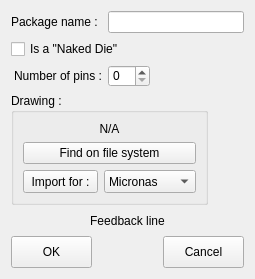
<?xml version="1.0" encoding="UTF-8"?>
<ui version="4.0">
 <class>NewMasksetWizard</class>
 <widget class="QDialog" name="NewMasksetWizard">
  <property name="geometry">
   <rect>
    <x>0</x>
    <y>0</y>
    <width>255</width>
    <height>279</height>
   </rect>
  </property>
  <property name="sizePolicy">
   <sizepolicy hsizetype="Preferred" vsizetype="Fixed">
    <horstretch>0</horstretch>
    <verstretch>0</verstretch>
   </sizepolicy>
  </property>
  <property name="minimumSize">
   <size>
    <width>244</width>
    <height>279</height>
   </size>
  </property>
  <property name="maximumSize">
   <size>
    <width>16777215</width>
    <height>279</height>
   </size>
  </property>
  <property name="windowTitle">
   <string>Dialog</string>
  </property>
  <layout class="QGridLayout" name="gridLayout_2">
   <item row="1" column="0">
    <layout class="QVBoxLayout" name="verticalLayout_2">
     <item>
      <layout class="QHBoxLayout" name="nameLayout">
       <item>
        <widget class="QLabel" name="NewMasksetLabel">
         <property name="minimumSize">
          <size>
           <width>91</width>
           <height>22</height>
          </size>
         </property>
         <property name="maximumSize">
          <size>
           <width>91</width>
           <height>22</height>
          </size>
         </property>
         <property name="text">
          <string>Package name :</string>
         </property>
        </widget>
       </item>
       <item>
        <widget class="QLineEdit" name="packageName">
         <property name="sizePolicy">
          <sizepolicy hsizetype="Preferred" vsizetype="Maximum">
           <horstretch>0</horstretch>
           <verstretch>0</verstretch>
          </sizepolicy>
         </property>
         <property name="minimumSize">
          <size>
           <width>125</width>
           <height>22</height>
          </size>
         </property>
         <property name="maximumSize">
          <size>
           <width>16777215</width>
           <height>22</height>
          </size>
         </property>
         <property name="text">
          <string/>
         </property>
        </widget>
       </item>
      </layout>
     </item>
     <item>
      <layout class="QHBoxLayout" name="horizontalLayout">
       <item>
        <widget class="QCheckBox" name="isNakedDie">
         <property name="text">
          <string>Is a &quot;Naked Die&quot;</string>
         </property>
        </widget>
       </item>
      </layout>
     </item>
     <item>
      <layout class="QHBoxLayout" name="leadsLayout">
       <item>
        <widget class="QLabel" name="label">
         <property name="sizePolicy">
          <sizepolicy hsizetype="Preferred" vsizetype="Preferred">
           <horstretch>0</horstretch>
           <verstretch>0</verstretch>
          </sizepolicy>
         </property>
         <property name="minimumSize">
          <size>
           <width>91</width>
           <height>22</height>
          </size>
         </property>
         <property name="maximumSize">
          <size>
           <width>91</width>
           <height>22</height>
          </size>
         </property>
         <property name="text">
          <string>Number of pins :</string>
         </property>
         <property name="alignment">
          <set>Qt::AlignRight|Qt::AlignTrailing|Qt::AlignVCenter</set>
         </property>
        </widget>
       </item>
       <item>
        <widget class="QSpinBox" name="leads">
         <property name="minimumSize">
          <size>
           <width>42</width>
           <height>22</height>
          </size>
         </property>
         <property name="maximumSize">
          <size>
           <width>42</width>
           <height>22</height>
          </size>
         </property>
        </widget>
       </item>
       <item>
        <spacer name="horizontalSpacer_2">
         <property name="orientation">
          <enum>Qt::Horizontal</enum>
         </property>
         <property name="sizeHint" stdset="0">
          <size>
           <width>40</width>
           <height>20</height>
          </size>
         </property>
        </spacer>
       </item>
      </layout>
     </item>
     <item>
      <layout class="QHBoxLayout" name="DrawingLayout">
       <item>
        <widget class="QGroupBox" name="drawingGroup">
         <property name="title">
          <string>Drawing :</string>
         </property>
         <layout class="QGridLayout" name="gridLayout">
          <item row="0" column="0">
           <layout class="QVBoxLayout" name="verticalLayout">
            <item>
             <widget class="QLabel" name="drawingLabel">
              <property name="text">
               <string>N/A</string>
              </property>
              <property name="alignment">
               <set>Qt::AlignCenter</set>
              </property>
             </widget>
            </item>
            <item>
             <widget class="QPushButton" name="findOnFilesystem">
              <property name="text">
               <string>Find on file system</string>
              </property>
              <property name="autoDefault">
               <bool>false</bool>
              </property>
             </widget>
            </item>
            <item>
             <layout class="QHBoxLayout" name="importLayout">
              <item>
               <widget class="QPushButton" name="doImport">
                <property name="sizePolicy">
                 <sizepolicy hsizetype="Fixed" vsizetype="Fixed">
                  <horstretch>0</horstretch>
                  <verstretch>0</verstretch>
                 </sizepolicy>
                </property>
                <property name="minimumSize">
                 <size>
                  <width>75</width>
                  <height>23</height>
                 </size>
                </property>
                <property name="maximumSize">
                 <size>
                  <width>75</width>
                  <height>23</height>
                 </size>
                </property>
                <property name="text">
                 <string>Import for :</string>
                </property>
                <property name="autoDefault">
                 <bool>false</bool>
                </property>
               </widget>
              </item>
              <item>
               <widget class="QComboBox" name="importFor">
                <property name="minimumSize">
                 <size>
                  <width>82</width>
                  <height>23</height>
                 </size>
                </property>
                <property name="maximumSize">
                 <size>
                  <width>16777215</width>
                  <height>23</height>
                 </size>
                </property>
                <item>
                 <property name="text">
                  <string>Micronas</string>
                 </property>
                </item>
                <item>
                 <property name="text">
                  <string>Invensense</string>
                 </property>
                </item>
                <item>
                 <property name="text">
                  <string>Asama</string>
                 </property>
                </item>
                <item>
                 <property name="text">
                  <string>IC-Sense</string>
                 </property>
                </item>
                <item>
                 <property name="text">
                  <string>...</string>
                 </property>
                </item>
               </widget>
              </item>
             </layout>
            </item>
           </layout>
          </item>
         </layout>
        </widget>
       </item>
       <item>
        <spacer name="horizontalSpacer_4">
         <property name="orientation">
          <enum>Qt::Horizontal</enum>
         </property>
         <property name="sizeHint" stdset="0">
          <size>
           <width>1</width>
           <height>20</height>
          </size>
         </property>
        </spacer>
       </item>
      </layout>
     </item>
     <item>
      <widget class="QLabel" name="feedback">
       <property name="text">
        <string>Feedback line</string>
       </property>
       <property name="alignment">
        <set>Qt::AlignCenter</set>
       </property>
      </widget>
     </item>
     <item>
      <layout class="QHBoxLayout" name="buttonLayout">
       <item>
        <widget class="QPushButton" name="OKButton">
         <property name="minimumSize">
          <size>
           <width>81</width>
           <height>32</height>
          </size>
         </property>
         <property name="maximumSize">
          <size>
           <width>81</width>
           <height>32</height>
          </size>
         </property>
         <property name="text">
          <string>OK</string>
         </property>
         <property name="autoDefault">
          <bool>false</bool>
         </property>
        </widget>
       </item>
       <item>
        <spacer name="horizontalSpacer">
         <property name="orientation">
          <enum>Qt::Horizontal</enum>
         </property>
         <property name="sizeHint" stdset="0">
          <size>
           <width>40</width>
           <height>20</height>
          </size>
         </property>
        </spacer>
       </item>
       <item>
        <widget class="QPushButton" name="CancelButton">
         <property name="minimumSize">
          <size>
           <width>81</width>
           <height>32</height>
          </size>
         </property>
         <property name="maximumSize">
          <size>
           <width>81</width>
           <height>32</height>
          </size>
         </property>
         <property name="text">
          <string>Cancel</string>
         </property>
         <property name="autoDefault">
          <bool>false</bool>
         </property>
        </widget>
       </item>
      </layout>
     </item>
    </layout>
   </item>
  </layout>
 </widget>
 <tabstops>
  <tabstop>packageName</tabstop>
  <tabstop>CancelButton</tabstop>
  <tabstop>OKButton</tabstop>
 </tabstops>
 <resources/>
 <connections/>
</ui>
